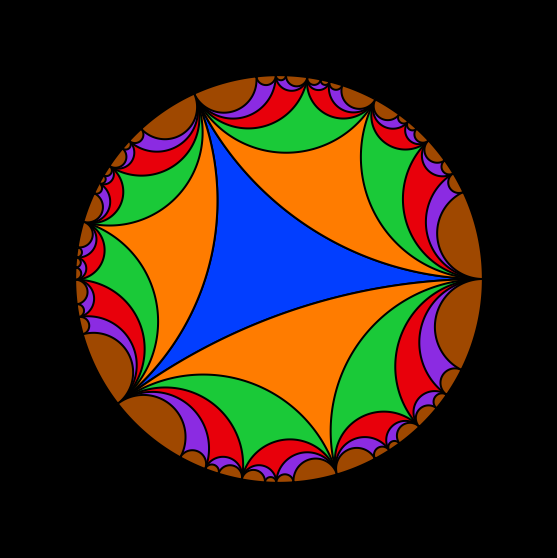

Python code for this plot:
# -*- coding: utf-8 -*-
from math import pi, cos, sin, atan2
from planegeometry.geometry import Circle, Inversion, Arc
from planegeometry.internal import unit_vector_
import numpy as np
import matplotlib.pyplot as plt
import seaborn as sb

def tessellation2(depth, Thetas0):
    circ = Circle((0,0), 3)
    arcs = [
        circ.orthogonalThroughTwoPointsOnCircle(
            Thetas0[i], Thetas0[(i+1) % 3], arc=True
        ) for i in [0, 1, 2]
    ]
    inversions = [Inversion(arc.center, arc.radius**2) for arc in arcs]
    Ms = [None]*depth
    Ms[0] = [(unit_vector_(theta), None) for theta in Thetas0]
    Ms[1] = [None]*3
    for i in range(3):
        im1 = 2 if i==0 else i-1
        M = inversions[i].invert(Ms[0][im1][0])
        Ms[1][i] = (M, i)
    for d in range(2, depth):
        n1 = len(Ms[d-1])
        n2 = 2 * n1
        Ms[d] = [None]*n2
        k = 0
        while k < n2:
            for j in range(n1):
                M = Ms[d-1][j]
                for i in range(3):
                    if i != M[1]:
                        newM = inversions[i].invert(M[0])
                        Ms[d][k] = (newM, i)
                        k += 1
    path = [arc.path() for arc in arcs]
    path.reverse()
    path = np.vstack(tuple(path))
    Paths = [(path, 0)]
    for arc in arcs:
        path1 = arc.path()
        xb, yb = arc.starting_point()
        xa, ya = arc.ending_point()
        alpha1 = atan2(ya, xa)
        alpha2 = atan2(yb, xb)
        path2 = Arc((0,0), 3, alpha1, alpha2, False).path()
        Paths.append((np.vstack((path1, path2)), 1))
    Thetas = [None]*len(Ms)
    for i, M in enumerate(Ms):
        Thetas[i] = []
        for pt in M:
            Thetas[i].append(atan2(pt[0][1], pt[0][0]))
    for d in range(2, depth):
        thetas = np.sort(np.concatenate(Thetas[:d]))
        n = len(thetas)
        for i in range(n):
            arc = circ.orthogonalThroughTwoPointsOnCircle(
                thetas[i], thetas[(i+1) % n], arc = True
            )
            path1 = arc.path()
            xb, yb = arc.starting_point()
            xa, ya = arc.ending_point()
            alpha1 = atan2(ya, xa)
            alpha2 = atan2(yb, xb)
            path2 = Arc((0,0), 3, alpha1, alpha2, False).path()
            Paths.append((np.vstack((path1, path2)), d))
    return Paths


depth = 6
Paths = tessellation2(depth, [0, 2, 3.8])

colors = sb.color_palette(palette="bright", n_colors=depth)
  
figure, axes = plt.subplots(facecolor="black", figsize=(10, 10))
axes.set_aspect(1)
for path in Paths:
    axes.add_artist(
        plt.Polygon(
            path[0].tolist(), closed=True, fill=True, 
            facecolor=colors[path[1]], edgecolor="black", linewidth=2
        )
    )
plt.xlim(-4, 4)
plt.ylim(-4, 4)
plt.axis("off")
plt.show()
